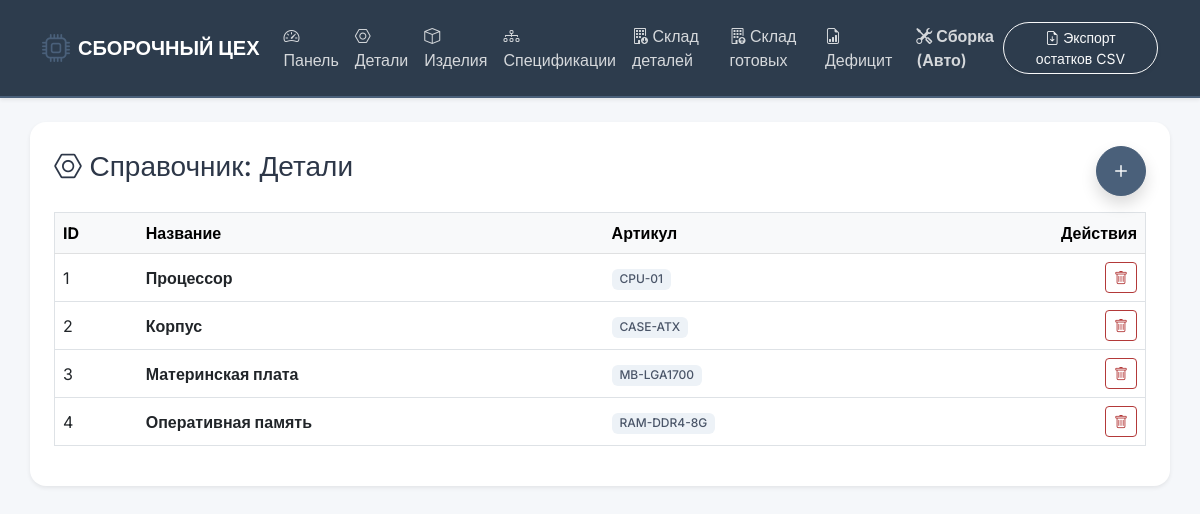
Page /parts on the committed database.
### tables this page shows
CREATE TABLE part (
        id_part INTEGER PRIMARY KEY AUTOINCREMENT,
        name TEXT NOT NULL,
        article TEXT NOT NULL
    );

### app.py (the view)
@app.route('/parts', methods=['GET', 'POST'])
def parts():
    conn = get_db_connection()
    if request.method == 'POST':
        conn.execute('INSERT INTO part (name, article) VALUES (?, ?)', (request.form['name'], request.form['article']))
        conn.commit()
        flash('Новая деталь успешно добавлена!', 'success')
        return redirect(url_for('parts'))
    data = conn.execute('SELECT * FROM part').fetchall()
    conn.close()
    return render_template('parts.html', data=data)

### app.py (called while the page is built)
def get_db_connection():
    conn = sqlite3.connect('database.db')
    conn.row_factory = sqlite3.Row
    return conn

### templates/parts.html (shortened to what this page needs)
{% extends 'base.html' %}
{% block content %}
<div class="d-flex justify-content-between align-items-center mb-3">
    <h3><i class="bi bi-nut"></i> Справочник: Детали</h3>
    <button class="btn btn-primary rounded-circle shadow" data-bs-toggle="modal" data-bs-target="#addModal" style="width: 50px; height: 50px; font-size: 24px; line-height: 1;">
        <i class="bi bi-plus"></i>
    </button>
</div>
<table class="table table-hover align-middle border">
    <thead class="table-light">
        <tr><th>ID</th><th>Название</th><th>Артикул</th><th class="text-end">Действия</th></tr>
    </thead>
    <tbody>
        {% for row in data %}
        <tr>
            <td>{{ row.id_part }}</td>
            <td><strong>{{ row.name }}</strong></td>
            <td><span class="badge bg-secondary">{{ row.article }}</span></td>
            <td class="text-end">
                <a href="/delete_part/{{ row.id_part }}" class="btn btn-sm btn-outline-danger" onclick="return confirm('Удалить?');">
                    <i class="bi bi-trash"></i>
                </a>
            </td>
        </tr>
        {% endfor %}
    </tbody>
</table>
{% endblock %}

### templates/base.html (style rules this page uses)
:root { --primary-color: #4a607a; --primary-hover: #384b60; --secondary-color: #6c7a89; --bg-color: #f5f7fa; --text-color: #2d3748; --card-border: #e2e8f0; --success-color: #3b7a57; --success-hover: #2d5f43; --danger-color: #b33939; --danger-hover: #8c2c2c; }
body { font-family: 'Inter', sans-serif; background-color: var(--bg-color); color: var(--text-color); }
.btn-primary { background-color: var(--primary-color) !important; border-color: var(--primary-color) !important; }
.btn-outline-danger { color: var(--danger-color) !important; border-color: var(--danger-color) !important; }
.table { color: var(--text-color) !important; }
.table-light { background-color: #eaeff5 !important; color: #4a5568 !important; }
.badge.bg-secondary { background-color: #edf2f7 !important; color: #4a5568 !important; font-weight: 500; }

### rows in the picture
part: id_part "1", name "Процессор", article "CPU-01"
part: id_part "2", name "Корпус", article "CASE-ATX"
part: id_part "3", name "Материнская плата", article "MB-LGA1700"
part: id_part "4", name "Оперативная память", article "RAM-DDR4-8G"
